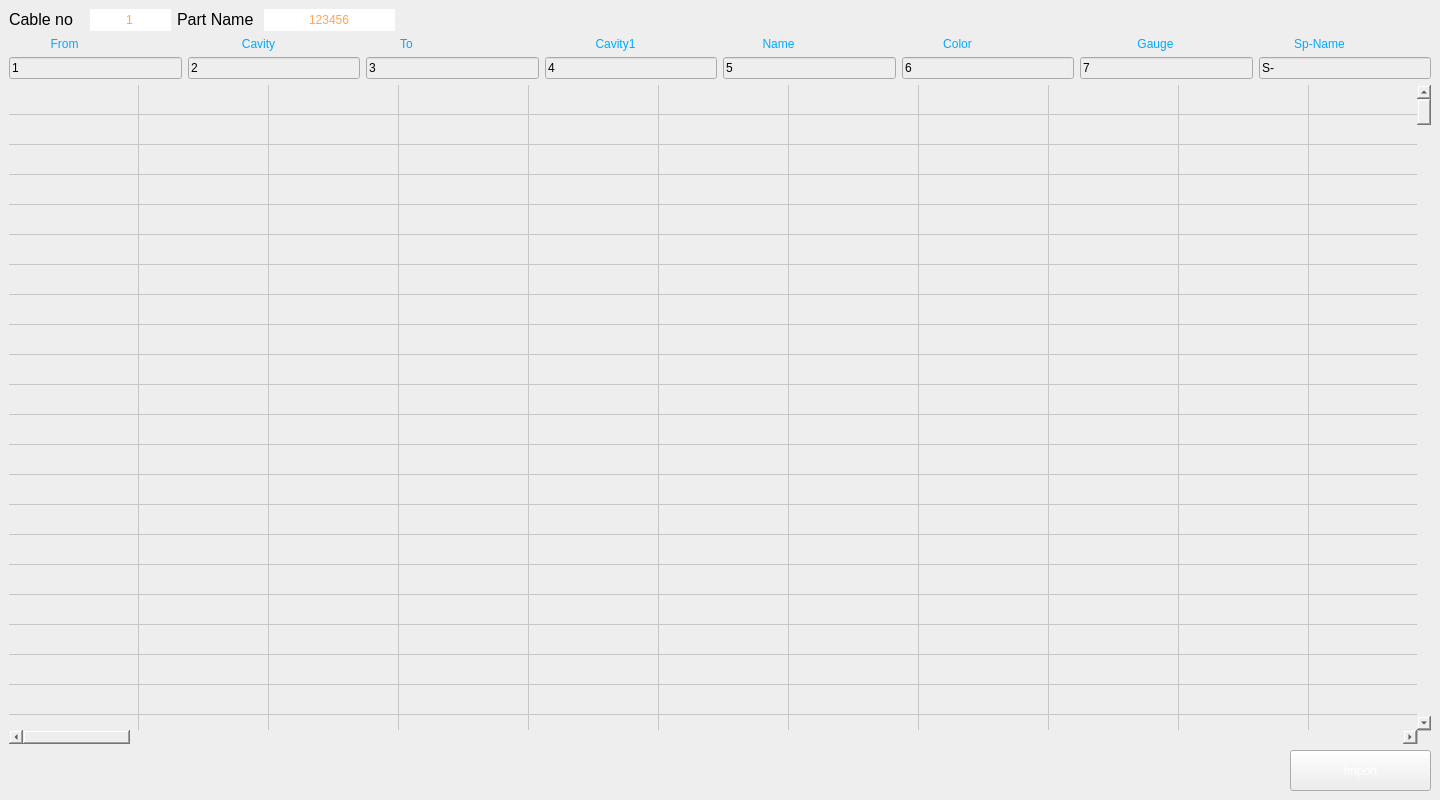
<?xml version="1.0" encoding="UTF-8"?>
<ui version="4.0">
 <class>MainWindow</class>
 <widget class="QMainWindow" name="MainWindow">
  <property name="geometry">
   <rect>
    <x>0</x>
    <y>0</y>
    <width>1440</width>
    <height>800</height>
   </rect>
  </property>
  <property name="windowTitle">
   <string>MainWindow</string>
  </property>
  <property name="styleSheet">
   <string notr="true">background-color: rgb(238, 238, 238);</string>
  </property>
  <widget class="QWidget" name="centralwidget">
   <layout class="QGridLayout" name="gridLayout">
    <item row="0" column="0">
     <layout class="QVBoxLayout" name="verticalLayout">
      <item>
       <layout class="QHBoxLayout" name="horizontalLayout_2">
        <item>
         <widget class="QLabel" name="label_9">
          <property name="minimumSize">
           <size>
            <width>75</width>
            <height>22</height>
           </size>
          </property>
          <property name="maximumSize">
           <size>
            <width>75</width>
            <height>39</height>
           </size>
          </property>
          <property name="styleSheet">
           <string notr="true">font: 14pt &quot;Roboto Condensed&quot;;</string>
          </property>
          <property name="text">
           <string>&lt;html&gt;&lt;head/&gt;&lt;body&gt;&lt;p&gt;&lt;span style=&quot; font-size:12pt;&quot;&gt;Cable no&lt;/span&gt;&lt;/p&gt;&lt;/body&gt;&lt;/html&gt;</string>
          </property>
         </widget>
        </item>
        <item>
         <widget class="QLineEdit" name="lineEdit_9">
          <property name="enabled">
           <bool>true</bool>
          </property>
          <property name="minimumSize">
           <size>
            <width>81</width>
            <height>21</height>
           </size>
          </property>
          <property name="maximumSize">
           <size>
            <width>81</width>
            <height>25</height>
           </size>
          </property>
          <property name="focusPolicy">
           <enum>Qt::ClickFocus</enum>
          </property>
          <property name="styleSheet">
           <string notr="true">border-radius: 1px;
font: 14pt &quot;Roboto Condensed&quot;;
background-color: rgbA(255, 255, 255,0);
color: rgb(255, 165, 83);</string>
          </property>
          <property name="text">
           <string>1</string>
          </property>
          <property name="alignment">
           <set>Qt::AlignCenter</set>
          </property>
          <property name="readOnly">
           <bool>true</bool>
          </property>
         </widget>
        </item>
        <item>
         <widget class="QLabel" name="label_10">
          <property name="minimumSize">
           <size>
            <width>81</width>
            <height>22</height>
           </size>
          </property>
          <property name="maximumSize">
           <size>
            <width>81</width>
            <height>39</height>
           </size>
          </property>
          <property name="styleSheet">
           <string notr="true">font: 14pt &quot;Roboto Condensed&quot;;</string>
          </property>
          <property name="text">
           <string>&lt;html&gt;&lt;head/&gt;&lt;body&gt;&lt;p&gt;&lt;span style=&quot; font-size:12pt;&quot;&gt;Part Name&lt;/span&gt;&lt;/p&gt;&lt;/body&gt;&lt;/html&gt;</string>
          </property>
         </widget>
        </item>
        <item>
         <widget class="QLineEdit" name="lineEdit_10">
          <property name="minimumSize">
           <size>
            <width>131</width>
            <height>21</height>
           </size>
          </property>
          <property name="maximumSize">
           <size>
            <width>131</width>
            <height>25</height>
           </size>
          </property>
          <property name="focusPolicy">
           <enum>Qt::ClickFocus</enum>
          </property>
          <property name="styleSheet">
           <string notr="true">border-radius: 1px;
font: 14pt &quot;Roboto Condensed&quot;;
background-color: rgbA(255, 255, 255,0);
color: rgb(255, 165, 83);</string>
          </property>
          <property name="text">
           <string>123456</string>
          </property>
          <property name="maxLength">
           <number>16</number>
          </property>
          <property name="alignment">
           <set>Qt::AlignCenter</set>
          </property>
          <property name="readOnly">
           <bool>true</bool>
          </property>
         </widget>
        </item>
        <item>
         <spacer name="horizontalSpacer_2">
          <property name="orientation">
           <enum>Qt::Horizontal</enum>
          </property>
          <property name="sizeType">
           <enum>QSizePolicy::Expanding</enum>
          </property>
          <property name="sizeHint" stdset="0">
           <size>
            <width>500</width>
            <height>20</height>
           </size>
          </property>
         </spacer>
        </item>
       </layout>
      </item>
      <item>
       <layout class="QHBoxLayout" name="horizontalLayout">
        <item>
         <layout class="QVBoxLayout" name="verticalLayout_3">
          <item>
           <widget class="QLabel" name="label">
            <property name="maximumSize">
             <size>
              <width>111</width>
              <height>41</height>
             </size>
            </property>
            <property name="styleSheet">
             <string notr="true">color: rgb(0, 170, 255);
font: 75 14pt &quot;Roboto [GOOG]&quot;;</string>
            </property>
            <property name="text">
             <string>From</string>
            </property>
            <property name="textFormat">
             <enum>Qt::AutoText</enum>
            </property>
            <property name="alignment">
             <set>Qt::AlignCenter</set>
            </property>
           </widget>
          </item>
          <item>
           <widget class="QLineEdit" name="lineEdit_2">
            <property name="text">
             <string>1</string>
            </property>
           </widget>
          </item>
         </layout>
        </item>
        <item>
         <layout class="QVBoxLayout" name="verticalLayout_4">
          <item>
           <widget class="QLabel" name="label_2">
            <property name="maximumSize">
             <size>
              <width>141</width>
              <height>41</height>
             </size>
            </property>
            <property name="styleSheet">
             <string notr="true">color: rgb(0, 170, 255);
font: 75 14pt &quot;Roboto [GOOG]&quot;;</string>
            </property>
            <property name="text">
             <string>Cavity</string>
            </property>
            <property name="textFormat">
             <enum>Qt::AutoText</enum>
            </property>
            <property name="alignment">
             <set>Qt::AlignCenter</set>
            </property>
           </widget>
          </item>
          <item>
           <widget class="QLineEdit" name="lineEdit">
            <property name="text">
             <string>2</string>
            </property>
           </widget>
          </item>
         </layout>
        </item>
        <item>
         <layout class="QVBoxLayout" name="verticalLayout_5">
          <item>
           <widget class="QLabel" name="label_3">
            <property name="maximumSize">
             <size>
              <width>81</width>
              <height>41</height>
             </size>
            </property>
            <property name="styleSheet">
             <string notr="true">color: rgb(0, 170, 255);
font: 75 14pt &quot;Roboto [GOOG]&quot;;</string>
            </property>
            <property name="text">
             <string>To</string>
            </property>
            <property name="textFormat">
             <enum>Qt::AutoText</enum>
            </property>
            <property name="alignment">
             <set>Qt::AlignCenter</set>
            </property>
           </widget>
          </item>
          <item>
           <widget class="QLineEdit" name="lineEdit_3">
            <property name="text">
             <string>3</string>
            </property>
           </widget>
          </item>
         </layout>
        </item>
        <item>
         <layout class="QVBoxLayout" name="verticalLayout_6">
          <item>
           <widget class="QLabel" name="label_4">
            <property name="maximumSize">
             <size>
              <width>141</width>
              <height>41</height>
             </size>
            </property>
            <property name="styleSheet">
             <string notr="true">color: rgb(0, 170, 255);
font: 75 14pt &quot;Roboto [GOOG]&quot;;</string>
            </property>
            <property name="text">
             <string>Cavity1</string>
            </property>
            <property name="textFormat">
             <enum>Qt::AutoText</enum>
            </property>
            <property name="alignment">
             <set>Qt::AlignCenter</set>
            </property>
           </widget>
          </item>
          <item>
           <widget class="QLineEdit" name="lineEdit_4">
            <property name="text">
             <string>4</string>
            </property>
           </widget>
          </item>
         </layout>
        </item>
        <item>
         <layout class="QVBoxLayout" name="verticalLayout_7">
          <item>
           <widget class="QLabel" name="label_5">
            <property name="maximumSize">
             <size>
              <width>111</width>
              <height>41</height>
             </size>
            </property>
            <property name="styleSheet">
             <string notr="true">color: rgb(0, 170, 255);
font: 75 14pt &quot;Roboto [GOOG]&quot;;</string>
            </property>
            <property name="text">
             <string>Name</string>
            </property>
            <property name="textFormat">
             <enum>Qt::AutoText</enum>
            </property>
            <property name="alignment">
             <set>Qt::AlignCenter</set>
            </property>
           </widget>
          </item>
          <item>
           <widget class="QLineEdit" name="lineEdit_5">
            <property name="text">
             <string>5</string>
            </property>
           </widget>
          </item>
         </layout>
        </item>
        <item>
         <layout class="QVBoxLayout" name="verticalLayout_8">
          <item>
           <widget class="QLabel" name="label_6">
            <property name="maximumSize">
             <size>
              <width>111</width>
              <height>41</height>
             </size>
            </property>
            <property name="styleSheet">
             <string notr="true">color: rgb(0, 170, 255);
font: 75 14pt &quot;Roboto [GOOG]&quot;;</string>
            </property>
            <property name="text">
             <string>Color</string>
            </property>
            <property name="textFormat">
             <enum>Qt::AutoText</enum>
            </property>
            <property name="alignment">
             <set>Qt::AlignCenter</set>
            </property>
           </widget>
          </item>
          <item>
           <widget class="QLineEdit" name="lineEdit_6">
            <property name="text">
             <string>6</string>
            </property>
           </widget>
          </item>
         </layout>
        </item>
        <item>
         <layout class="QVBoxLayout" name="verticalLayout_9">
          <item>
           <widget class="QLabel" name="label_7">
            <property name="maximumSize">
             <size>
              <width>151</width>
              <height>41</height>
             </size>
            </property>
            <property name="styleSheet">
             <string notr="true">color: rgb(0, 170, 255);
font: 75 14pt &quot;Roboto [GOOG]&quot;;</string>
            </property>
            <property name="text">
             <string>Gauge</string>
            </property>
            <property name="textFormat">
             <enum>Qt::AutoText</enum>
            </property>
            <property name="alignment">
             <set>Qt::AlignCenter</set>
            </property>
           </widget>
          </item>
          <item>
           <widget class="QLineEdit" name="lineEdit_7">
            <property name="text">
             <string>7</string>
            </property>
           </widget>
          </item>
         </layout>
        </item>
        <item>
         <layout class="QVBoxLayout" name="verticalLayout_10">
          <item>
           <widget class="QLabel" name="label_8">
            <property name="maximumSize">
             <size>
              <width>121</width>
              <height>41</height>
             </size>
            </property>
            <property name="styleSheet">
             <string notr="true">color: rgb(0, 170, 255);
font: 75 14pt &quot;Roboto [GOOG]&quot;;</string>
            </property>
            <property name="text">
             <string>Sp-Name</string>
            </property>
            <property name="textFormat">
             <enum>Qt::AutoText</enum>
            </property>
            <property name="alignment">
             <set>Qt::AlignCenter</set>
            </property>
           </widget>
          </item>
          <item>
           <widget class="QLineEdit" name="lineEdit_8">
            <property name="text">
             <string>S-</string>
            </property>
           </widget>
          </item>
         </layout>
        </item>
       </layout>
      </item>
      <item>
       <widget class="QTableWidget" name="hrn_table">
        <property name="enabled">
         <bool>true</bool>
        </property>
        <property name="focusPolicy">
         <enum>Qt::ClickFocus</enum>
        </property>
        <property name="styleSheet">
         <string notr="true">font: 25 16pt &quot;Roboto [GOOG]&quot;;</string>
        </property>
        <property name="frameShape">
         <enum>QFrame::NoFrame</enum>
        </property>
        <property name="frameShadow">
         <enum>QFrame::Plain</enum>
        </property>
        <property name="editTriggers">
         <set>QAbstractItemView::NoEditTriggers</set>
        </property>
        <property name="selectionMode">
         <enum>QAbstractItemView::SingleSelection</enum>
        </property>
        <property name="rowCount">
         <number>2048</number>
        </property>
        <property name="columnCount">
         <number>128</number>
        </property>
        <attribute name="horizontalHeaderVisible">
         <bool>false</bool>
        </attribute>
        <attribute name="horizontalHeaderDefaultSectionSize">
         <number>130</number>
        </attribute>
        <attribute name="verticalHeaderVisible">
         <bool>false</bool>
        </attribute>
        <row/>
        <row/>
        <row/>
        <row/>
        <row/>
        <row/>
        <row/>
        <row/>
        <row/>
        <row/>
        <row/>
        <row/>
        <row/>
        <row/>
        <row/>
        <row/>
        <row/>
        <row/>
        <row/>
        <row/>
        <row/>
        <row/>
        <row/>
        <row/>
        <row/>
        <row/>
        <row/>
        <row/>
        <row/>
        <row/>
        <row/>
        <row/>
        <row/>
        <row/>
        <row/>
        <row/>
        <row/>
        <row/>
        <row/>
        <row/>
        <row/>
        <row/>
        <row/>
        <row/>
        <row/>
        <row/>
        <row/>
        <row/>
        <row/>
        <row/>
        <row/>
        <row/>
        <row/>
        <row/>
        <row/>
        <row/>
        <row/>
        <row/>
        <row/>
        <row/>
        <row/>
        <row/>
        <row/>
        <row/>
        <row/>
        <row/>
        <row/>
        <row/>
        <row/>
        <row/>
        <row/>
        <row/>
        <row/>
        <row/>
        <row/>
        <row/>
        <row/>
        <row/>
        <row/>
        <row/>
        <row/>
        <row/>
        <row/>
        <row/>
        <row/>
        <row/>
        <row/>
        <row/>
        <row/>
        <row/>
        <row/>
        <row/>
        <row/>
        <row/>
        <row/>
        <row/>
        <row/>
        <row/>
        <row/>
        <row/>
        <row/>
        <row/>
        <row/>
        <row/>
        <row/>
        <row/>
        <row/>
        <row/>
        <row/>
        <row/>
        <row/>
        <row/>
        <row/>
        <row/>
        <row/>
        <row/>
        <row/>
        <row/>
        <row/>
        <row/>
        <row/>
        <row/>
        <row/>
        <row/>
        <row/>
        <row/>
        <row/>
        <row/>
        <row/>
        <row/>
        <row/>
        <row/>
        <row/>
        <row/>
        <row/>
        <row/>
        <row/>
        <row/>
        <row/>
        <row/>
        <row/>
        <row/>
        <row/>
        <row/>
        <row/>
        <row/>
        <row/>
        <row/>
        <row/>
        <row/>
        <row/>
        <row/>
        <row/>
        <row/>
        <row/>
        <row/>
        <row/>
        <row/>
        <row/>
        <row/>
        <row/>
        <row/>
        <row/>
        <row/>
        <row/>
        <row/>
        <row/>
        <row/>
        <row/>
        <row/>
        <row/>
        <row/>
        <row/>
        <row/>
        <row/>
        <row/>
        <row/>
        <row/>
        <row/>
        <row/>
        <row/>
        <row/>
        <row/>
        <row/>
        <row/>
        <row/>
        <row/>
        <row/>
        <row/>
        <row/>
        <row/>
        <row/>
        <row/>
        <row/>
        <row/>
        <row/>
        <row/>
        <row/>
        <row/>
        <row/>
        <row/>
        <row/>
        <row/>
        <row/>
        <row/>
        <row/>
        <row/>
        <row/>
        <row/>
        <row/>
        <row/>
        <row/>
        <row/>
        <row/>
        <row/>
        <row/>
        <row/>
        <row/>
        <row/>
        <row/>
        <row/>
        <row/>
        <row/>
        <row/>
        <row/>
        <row/>
        <row/>
        <row/>
        <row/>
        <row/>
        <row/>
        <row/>
        <row/>
        <row/>
        <row/>
        <row/>
        <row/>
        <row/>
        <row/>
        <row/>
        <row/>
        <row/>
        <row/>
        <row/>
        <row/>
        <row/>
        <row/>
        <row/>
        <row/>
        <row/>
        <row/>
        <row/>
        <row/>
        <row/>
        <row/>
        <row/>
        <row/>
        <row/>
        <row/>
        <row/>
        <row/>
        <row/>
        <row/>
        <row/>
        <row/>
        <row/>
        <row/>
        <row/>
        <row/>
        <row/>
        <row/>
        <row/>
        <row/>
        <row/>
        <row/>
        <row/>
        <row/>
        <row/>
        <row/>
        <row/>
        <row/>
        <row/>
        <row/>
        <row/>
        <row/>
        <row/>
        <row/>
        <row/>
        <row/>
        <row/>
        <row/>
        <row/>
        <row/>
        <row/>
        <row/>
        <row/>
        <row/>
        <row/>
        <row/>
        <row/>
        <row/>
        <row/>
        <row/>
        <row/>
        <row/>
        <row/>
        <row/>
        <row/>
        <row/>
        <row/>
        <row/>
        <row/>
        <row/>
        <row/>
        <row/>
        <row/>
        <row/>
        <row/>
        <row/>
        <row/>
        <row/>
        <row/>
        <row/>
        <row/>
        <row/>
        <row/>
        <row/>
        <row/>
        <row/>
        <row/>
        <row/>
        <row/>
        <row/>
        <row/>
        <row/>
        <row/>
        <row/>
        <row/>
        <row/>
        <row/>
        <row/>
        <row/>
        <row/>
        <row/>
        <row/>
        <row/>
        <row/>
        <row/>
        <row/>
        <row/>
        <row/>
        <row/>
        <row/>
        <row/>
        <row/>
        <row/>
        <row/>
        <row/>
        <row/>
        <row/>
        <row/>
        <row/>
        <row/>
        <row/>
        <row/>
        <row/>
        <row/>
        <row/>
        <row/>
        <row/>
        <row/>
        <row/>
        <row/>
        <row/>
        <row/>
        <row/>
        <row/>
        <row/>
        <row/>
        <row/>
        <row/>
        <row/>
        <row/>
        <row/>
        <row/>
        <row/>
        <row/>
        <row/>
        <row/>
        <row/>
        <row/>
        <row/>
        <row/>
        <row/>
        <row/>
        <row/>
        <row/>
        <row/>
        <row/>
        <row/>
        <row/>
        <row/>
        <row/>
        <row/>
        <row/>
        <row/>
        <row/>
        <row/>
        <row/>
        <row/>
        <row/>
        <row/>
        <row/>
        <row/>
        <row/>
        <row/>
        <row/>
        <row/>
        <row/>
        <row/>
        <row/>
        <row/>
        <row/>
        <row/>
        <row/>
        <row/>
        <row/>
        <row/>
        <row/>
        <row/>
        <row/>
        <row/>
        <row/>
        <row/>
        <row/>
        <row/>
        <row/>
        <row/>
        <row/>
        <row/>
        <row/>
        <row/>
        <row/>
        <row/>
        <row/>
        <row/>
        <row/>
        <row/>
        <row/>
        <row/>
        <row/>
        <row/>
        <row/>
        <row/>
        <row/>
        <row/>
        <row/>
        <row/>
        <row/>
        <row/>
        <row/>
        <row/>
        <row/>
        <row/>
        <row/>
        <row/>
        <row/>
        <row/>
        <row/>
        <row/>
        <row/>
        <row/>
        <row/>
        <row/>
        <row/>
        <row/>
        <row/>
        <row/>
        <row/>
        <row/>
        <row/>
        <row/>
        <row/>
        <row/>
        <row/>
        <row/>
        <row/>
        <row/>
        <row/>
        <row/>
        <row/>
        <row/>
        <row/>
        <row/>
        <row/>
        <row/>
        <row/>
        <row/>
        <row/>
        <row/>
        <row/>
        <row/>
        <row/>
        <row/>
        <row/>
        <row/>
        <row/>
        <row/>
        <row/>
        <row/>
        <row/>
        <row/>
        <row/>
        <row/>
        <row/>
        <row/>
        <row/>
        <row/>
        <row/>
        <row/>
        <row/>
        <row/>
        <row/>
        <row/>
        <row/>
        <row/>
        <row/>
        <row/>
        <row/>
        <row/>
        <row/>
        <row/>
        <row/>
        <row/>
        <row/>
        <row/>
        <row/>
        <row/>
        <row/>
        <row/>
        <row/>
        <row/>
        <row/>
        <row/>
        <row/>
        <row/>
        <row/>
        <row/>
        <row/>
        <row/>
        <row/>
        <row/>
        <row/>
        <row/>
        <row/>
        <row/>
        <row/>
        <row/>
        <row/>
        <row/>
        <row/>
        <row/>
        <row/>
        <row/>
        <row/>
        <row/>
        <row/>
        <row/>
        <row/>
        <row/>
        <row/>
        <row/>
        <row/>
        <row/>
        <row/>
        <row/>
        <row/>
        <row/>
        <row/>
        <row/>
        <row/>
        <row/>
        <row/>
        <row/>
        <row/>
        <row/>
        <row/>
        <row/>
        <row/>
        <row/>
        <row/>
        <row/>
        <row/>
        <row/>
        <row/>
        <row/>
        <row/>
        <row/>
        <row/>
        <row/>
        <row/>
        <row/>
        <row/>
        <row/>
        <row/>
        <row/>
        <row/>
        <row/>
        <row/>
        <row/>
        <row/>
        <row/>
        <row/>
        <row/>
        <row/>
        <row/>
        <row/>
        <row/>
        <row/>
        <row/>
        <row/>
        <row/>
        <row/>
        <row/>
        <row/>
        <row/>
        <row/>
        <row/>
        <row/>
        <row/>
        <row/>
        <row/>
        <row/>
        <row/>
        <row/>
        <row/>
        <row/>
        <row/>
        <row/>
        <row/>
        <row/>
        <row/>
        <row/>
        <row/>
        <row/>
        <row/>
        <row/>
        <row/>
        <row/>
        <row/>
        <row/>
        <row/>
        <row/>
        <row/>
        <row/>
        <row/>
        <row/>
        <row/>
        <row/>
        <row/>
        <row/>
        <row/>
        <row/>
        <row/>
        <row/>
        <row/>
        <row/>
        <row/>
        <row/>
        <row/>
        <row/>
        <row/>
        <row/>
        <row/>
        <row/>
        <row/>
        <row/>
        <row/>
        <row/>
        <row/>
        <row/>
        <row/>
        <row/>
        <row/>
        <row/>
        <row/>
        <row/>
        <row/>
        <row/>
        <row/>
        <row/>
        <row/>
        <row/>
        <row/>
        <row/>
        <row/>
        <row/>
        <row/>
        <row/>
        <row/>
        <row/>
        <row/>
        <row/>
        <row/>
        <row/>
        <row/>
        <row/>
        <row/>
        <row/>
        <row/>
        <row/>
        <row/>
        <row/>
        <row/>
        <row/>
        <row/>
        <row/>
        <row/>
        <row/>
        <row/>
        <row/>
        <row/>
        <row/>
        <row/>
        <row/>
        <row/>
        <row/>
        <row/>
        <row/>
        <row/>
        <row/>
        <row/>
        <row/>
        <row/>
        <row/>
        <row/>
        <row/>
        <row/>
        <row/>
        <row/>
        <row/>
        <row/>
        <row/>
        <row/>
        <row/>
        <row/>
        <row/>
        <row/>
        <row/>
        <row/>
        <row/>
        <row/>
        <row/>
        <row/>
        <row/>
        <row/>
        <row/>
        <row/>
        <row/>
        <row/>
        <row/>
        <row/>
        <row/>
        <row/>
        <row/>
        <row/>
        <row/>
        <row/>
        <row/>
        <row/>
        <row/>
        <row/>
        <row/>
        <row/>
        <row/>
        <row/>
        <row/>
        <row/>
        <row/>
        <row/>
        <row/>
        <row/>
        <row/>
        <row/>
        <row/>
        <row/>
        <row/>
        <row/>
        <row/>
        <row/>
        <row/>
        <row/>
        <row/>
        <row/>
        <row/>
        <row/>
        <row/>
        <row/>
        <row/>
        <row/>
        <row/>
        <row/>
        <row/>
        <row/>
        <row/>
        <row/>
        <row/>
        <row/>
        <row/>
        <row/>
        <row/>
        <row/>
        <row/>
        <row/>
        <row/>
        <row/>
        <row/>
        <row/>
        <row/>
        <row/>
        <row/>
        <row/>
        <row/>
        <row/>
        <row/>
        <row/>
        <row/>
        <row/>
        <row/>
        <row/>
        <row/>
        <row/>
        <row/>
        <row/>
        <row/>
        <row/>
        <row/>
        <row/>
        <row/>
        <row/>
        <row/>
        <row/>
        <row/>
        <row/>
        <row/>
        <row/>
        <row/>
        <row/>
        <row/>
        <row/>
        <row/>
        <row/>
        <row/>
        <row/>
        <row/>
        <row/>
        <row/>
        <row/>
        <row/>
        <row/>
        <row/>
        <row/>
        <row/>
        <row/>
        <row/>
        <row/>
        <row/>
        <row/>
        <row/>
        <row/>
        <row/>
        <row/>
        <row/>
        <row/>
        <row/>
        <row/>
        <row/>
        <row/>
        <row/>
        <row/>
        <row/>
        <row/>
        <row/>
        <row/>
        <row/>
        <row/>
        <row/>
        <row/>
        <row/>
        <row/>
        <row/>
        <row/>
        <row/>
        <row/>
        <row/>
        <row/>
        <row/>
        <row/>
        <row/>
        <row/>
        <row/>
        <row/>
        <row/>
        <row/>
        <row/>
        <row/>
        <row/>
        <row/>
        <row/>
        <row/>
        <row/>
        <row/>
        <row/>
        <row/>
        <row/>
        <row/>
        <row/>
        <row/>
        <row/>
        <row/>
        <row/>
        <row/>
        <row/>
        <row/>
        <row/>
        <row/>
        <row/>
        <row/>
        <row/>
        <row/>
        <row/>
        <row/>
        <row/>
        <row/>
        <row/>
        <row/>
        <row/>
        <row/>
        <row/>
        <row/>
        <row/>
        <row/>
        <row/>
        <row/>
        <row/>
        <row/>
        <row/>
        <row/>
        <row/>
        <row/>
        <row/>
        <row/>
        <row/>
        <row/>
        <row/>
        <row/>
        <row/>
        <row/>
        <row/>
        <row/>
        <row/>
        <row/>
        <row/>
        <row/>
        <row/>
        <row/>
        <row/>
        <row/>
        <row/>
        <row/>
        <row/>
        <row/>
        <row/>
        <row/>
        <row/>
        <row/>
        <row/>
        <row/>
        <row/>
        <row/>
        <row/>
        <row/>
        <row/>
        <row/>
        <row/>
        <row/>
        <row/>
        <row/>
        <row/>
        <row/>
        <row/>
        <row/>
        <row/>
        <row/>
        <row/>
        <row/>
        <row/>
        <row/>
        <row/>
        <row/>
        <row/>
        <row/>
        <row/>
        <row/>
        <row/>
        <row/>
        <row/>
        <row/>
        <row/>
        <row/>
        <row/>
        <row/>
        <row/>
        <row/>
        <row/>
        <row/>
        <row/>
        <row/>
        <row/>
        <row/>
        <row/>
        <row/>
        <row/>
        <row/>
        <row/>
        <row/>
        <row/>
        <row/>
        <row/>
        <row/>
        <row/>
        <row/>
        <row/>
        <row/>
        <row/>
        <row/>
        <row/>
        <row/>
        <row/>
        <row/>
        <row/>
        <row/>
        <row/>
        <row/>
        <row/>
        <row/>
        <row/>
        <row/>
        <row/>
        <row/>
        <row/>
        <row/>
        <row/>
        <row/>
        <row/>
        <row/>
        <row/>
        <row/>
        <row/>
        <row/>
        <row/>
        <row/>
        <row/>
        <row/>
        <row/>
        <row/>
        <row/>
        <row/>
        <row/>
        <row/>
        <row/>
        <row/>
        <row/>
        <row/>
        <row/>
        <row/>
        <row/>
        <row/>
        <row/>
        <row/>
        <row/>
        <row/>
        <row/>
        <row/>
        <row/>
        <row/>
        <row/>
        <row/>
        <row/>
        <row/>
        <row/>
        <row/>
        <row/>
        <row/>
        <row/>
        <row/>
        <row/>
        <row/>
        <row/>
        <row/>
        <row/>
        <row/>
        <row/>
        <row/>
        <row/>
        <row/>
        <row/>
        <row/>
        <row/>
        <row/>
        <row/>
        <row/>
        <row/>
        <row/>
        <row/>
        <row/>
        <row/>
        <row/>
        <row/>
        <row/>
        <row/>
        <row/>
        <row/>
        <row/>
        <row/>
        <row/>
        <row/>
        <row/>
        <row/>
        <row/>
        <row/>
        <row/>
        <row/>
        <row/>
        <row/>
        <row/>
        <row/>
        <row/>
        <row/>
        <row/>
        <row/>
        <row/>
        <row/>
        <row/>
        <row/>
        <row/>
        <row/>
        <row/>
        <row/>
        <row/>
        <row/>
        <row/>
        <row/>
        <row/>
        <row/>
        <row/>
        <row/>
        <row/>
        <row/>
        <row/>
        <row/>
        <row/>
        <row/>
        <row/>
        <row/>
        <row/>
        <row/>
        <row/>
        <row/>
        <row/>
        <row/>
        <row/>
        <row/>
        <row/>
        <row/>
        <row/>
        <row/>
        <row/>
        <row/>
        <row/>
        <row/>
        <row/>
        <row/>
        <row/>
        <row/>
        <row/>
        <row/>
        <row/>
        <row/>
        <row/>
        <row/>
        <row/>
        <row/>
        <row/>
        <row/>
        <row/>
        <row/>
        <row/>
        <row/>
        <row/>
        <row/>
        <row/>
        <row/>
        <row/>
        <row/>
        <row/>
        <row/>
        <row/>
        <row/>
        <row/>
        <row/>
        <row/>
        <row/>
        <row/>
        <row/>
        <row/>
        <row/>
        <row/>
        <row/>
        <row/>
        <row/>
        <row/>
        <row/>
        <row/>
        <row/>
        <row/>
        <row/>
        <row/>
        <row/>
        <row/>
        <row/>
        <row/>
        <row/>
        <row/>
        <row/>
        <row/>
        <row/>
        <row/>
        <row/>
        <row/>
        <row/>
        <row/>
        <row/>
        <row/>
        <row/>
        <row/>
        <row/>
        <row/>
        <row/>
        <row/>
        <row/>
        <row/>
        <row/>
        <row/>
        <row/>
        <row/>
        <row/>
        <row/>
        <row/>
        <row/>
        <row/>
        <row/>
        <row/>
        <row/>
        <row/>
        <row/>
        <row/>
        <row/>
        <row/>
        <row/>
        <row/>
        <row/>
        <row/>
        <row/>
        <row/>
        <row/>
        <row/>
        <row/>
        <row/>
        <row/>
        <row/>
        <row/>
        <row/>
        <row/>
        <row/>
        <row/>
        <row/>
        <row/>
        <row/>
        <row/>
        <row/>
        <row/>
        <row/>
        <row/>
        <row/>
        <row/>
        <row/>
        <row/>
        <row/>
        <row/>
        <row/>
        <row/>
        <row/>
        <row/>
        <row/>
        <row/>
        <row/>
        <row/>
        <row/>
        <row/>
        <row/>
        <row/>
        <row/>
        <row/>
        <row/>
        <row/>
        <row/>
        <row/>
        <row/>
        <row/>
        <row/>
        <row/>
        <row/>
        <row/>
        <row/>
        <row/>
        <row/>
        <row/>
        <row/>
        <row/>
        <row/>
        <row/>
        <row/>
        <row/>
        <row/>
        <row/>
        <row/>
        <row/>
        <row/>
        <row/>
        <row/>
        <row/>
        <row/>
        <row/>
        <row/>
        <row/>
        <row/>
        <row/>
        <row/>
        <row/>
        <row/>
        <row/>
        <row/>
        <row/>
        <row/>
        <row/>
        <row/>
        <row/>
        <row/>
        <row/>
        <row/>
        <row/>
        <row/>
        <row/>
        <row/>
        <row/>
        <row/>
        <row/>
        <row/>
        <row/>
        <row/>
        <row/>
        <row/>
        <row/>
        <row/>
        <row/>
        <row/>
        <row/>
        <row/>
        <row/>
        <row/>
        <row/>
        <row/>
        <row/>
        <row/>
        <row/>
        <row/>
        <row/>
        <row/>
        <row/>
        <row/>
        <row/>
        <row/>
        <row/>
        <row/>
        <row/>
        <row/>
        <row/>
        <row/>
        <row/>
        <row/>
        <row/>
        <row/>
        <row/>
        <row/>
        <row/>
        <row/>
        <row/>
        <row/>
        <row/>
        <row/>
        <row/>
        <row/>
        <row/>
        <row/>
        <row/>
        <row/>
        <row/>
        <row/>
        <row/>
        <row/>
        <row/>
        <row/>
        <row/>
        <row/>
        <row/>
        <row/>
        <row/>
        <row/>
        <row/>
        <row/>
        <row/>
        <row/>
        <row/>
        <row/>
        <row/>
        <row/>
        <row/>
        <row/>
        <row/>
        <row/>
        <row/>
        <row/>
        <row/>
        <row/>
        <row/>
        <row/>
        <row/>
        <row/>
        <row/>
        <row/>
        <row/>
        <row/>
        <row/>
        <row/>
        <row/>
        <row/>
        <row/>
        <row/>
        <row/>
        <row/>
        <row/>
        <row/>
        <row/>
        <row/>
        <row/>
        <row/>
        <row/>
        <row/>
        <row/>
        <row/>
        <row/>
        <row/>
        <row/>
        <row/>
        <row/>
        <row/>
        <row/>
        <row/>
        <row/>
        <row/>
        <row/>
        <row/>
        <row/>
        <row/>
        <row/>
        <row/>
        <row/>
        <row/>
        <row/>
        <row/>
        <row/>
        <row/>
        <row/>
        <row/>
        <row/>
        <row/>
        <row/>
        <row/>
        <row/>
        <row/>
        <row/>
        <row/>
        <row/>
        <row/>
        <row/>
        <row/>
        <row/>
        <row/>
        <row/>
        <row/>
        <row/>
        <row/>
        <row/>
        <row/>
        <row/>
        <row/>
        <row/>
        <row/>
        <row/>
        <row/>
        <row/>
        <row/>
        <row/>
        <row/>
        <row/>
        <row/>
        <row/>
        <row/>
        <row/>
        <row/>
        <row/>
        <row/>
        <row/>
        <row/>
        <row/>
        <row/>
        <row/>
        <row/>
        <row/>
        <row/>
        <row/>
        <row/>
        <row/>
        <row/>
        <row/>
        <row/>
        <row/>
        <row/>
        <row/>
        <row/>
        <row/>
        <row/>
        <row/>
        <row/>
        <row/>
        <row/>
        <row/>
        <row/>
        <row/>
        <row/>
        <row/>
        <row/>
        <row/>
        <row/>
        <row/>
        <row/>
        <row/>
        <row/>
        <row/>
        <row/>
        <row/>
        <row/>
        <row/>
        <row/>
        <row/>
        <row/>
        <row/>
        <row/>
        <row/>
        <row/>
        <row/>
        <row/>
        <row/>
        <row/>
        <row/>
        <row/>
        <row/>
        <row/>
        <row/>
        <row/>
        <row/>
        <row/>
        <row/>
        <row/>
        <row/>
        <row/>
        <row/>
        <row/>
        <row/>
        <row/>
        <row/>
        <row/>
        <row/>
        <row/>
        <row/>
        <row/>
        <row/>
        <row/>
        <row/>
        <row/>
        <row/>
        <row/>
        <row/>
        <row/>
        <row/>
        <row/>
        <row/>
        <row/>
        <row/>
        <row/>
        <row/>
        <row/>
        <row/>
        <row/>
        <row/>
        <row/>
        <row/>
        <row/>
        <row/>
        <row/>
        <row/>
        <row/>
        <row/>
        <row/>
        <row/>
        <row/>
        <row/>
        <row/>
        <row/>
        <row/>
        <row/>
        <row/>
        <row/>
        <row/>
        <row/>
        <row/>
        <row/>
        <row/>
        <row/>
        <row/>
        <row/>
        <row/>
        <row/>
        <row/>
        <row/>
        <row/>
        <row/>
        <row/>
        <row/>
        <row/>
        <row/>
        <row/>
        <row/>
        <row/>
        <row/>
        <row/>
        <row/>
        <row/>
        <row/>
        <row/>
        <row/>
        <row/>
        <row/>
        <row/>
        <row/>
        <row/>
        <row/>
        <row/>
        <row/>
        <row/>
        <row/>
        <row/>
        <row/>
        <row/>
        <row/>
        <row/>
        <row/>
        <row/>
        <row/>
        <row/>
        <row/>
        <row/>
        <row/>
        <row/>
        <row/>
        <row/>
        <row/>
        <row/>
        <row/>
        <row/>
        <row/>
        <row/>
        <row/>
        <row/>
        <row/>
        <row/>
        <row/>
        <row/>
        <row/>
        <row/>
        <row/>
        <row/>
        <row/>
        <row/>
        <row/>
        <row/>
        <row/>
        <row/>
        <row/>
        <row/>
        <row/>
        <row/>
        <row/>
        <row/>
        <row/>
        <row/>
        <row/>
        <row/>
        <row/>
        <row/>
        <row/>
        <row/>
        <row/>
        <row/>
        <row/>
        <row/>
        <row/>
        <row/>
        <row/>
        <row/>
        <row/>
        <row/>
        <row/>
        <row/>
        <row/>
        <row/>
        <row/>
        <row/>
        <row/>
        <row/>
        <row/>
        <row/>
        <row/>
        <row/>
        <row/>
        <row/>
        <row/>
        <row/>
        <row/>
        <row/>
        <row/>
        <row/>
        <row/>
        <row/>
        <row/>
        <row/>
        <row/>
        <row/>
        <row/>
        <row/>
        <row/>
        <row/>
        <row/>
        <row/>
        <row/>
        <row/>
        <row/>
        <row/>
        <row/>
        <row/>
        <row/>
        <row/>
        <row/>
        <row/>
        <row/>
        <row/>
        <row/>
        <row/>
        <row/>
        <row/>
        <row/>
        <row/>
        <row/>
        <row/>
        <row/>
        <row/>
        <row/>
        <row/>
        <row/>
        <row/>
        <row/>
        <row/>
        <row/>
        <row/>
        <row/>
        <row/>
        <row/>
        <row/>
        <row/>
        <row/>
        <row/>
        <row/>
        <row/>
        <row/>
        <row/>
        <row/>
        <row/>
        <row/>
        <row/>
        <row/>
        <row/>
        <row/>
        <row/>
        <row/>
        <row/>
        <row/>
        <row/>
        <row/>
        <row/>
        <row/>
        <row/>
        <row/>
        <row/>
        <row/>
        <row/>
        <row/>
        <row/>
        <row/>
        <row/>
        <row/>
        <row/>
        <row/>
        <row/>
        <row/>
        <row/>
        <row/>
        <row/>
        <row/>
        <row/>
        <row/>
        <row/>
        <row/>
        <row/>
        <row/>
        <row/>
        <row/>
        <row/>
        <row/>
        <row/>
        <row/>
        <row/>
        <row/>
        <row/>
        <row/>
        <row/>
        <row/>
        <row/>
        <row/>
        <row/>
        <row/>
        <row/>
        <row/>
        <row/>
        <row/>
        <row/>
        <row/>
        <row/>
        <row/>
        <row/>
        <row/>
        <row/>
        <row/>
        <row/>
        <row/>
        <row/>
        <row/>
        <row/>
        <row/>
        <row/>
        <row/>
        <row/>
        <row/>
        <row/>
        <row/>
        <row/>
        <row/>
        <row/>
        <row/>
        <row/>
        <row/>
        <row/>
        <row/>
        <row/>
        <row/>
        <row/>
        <row/>
        <row/>
        <row/>
        <row/>
        <row/>
        <row/>
        <row/>
        <row/>
        <row/>
        <row/>
        <row/>
        <row/>
        <row/>
        <row/>
        <row/>
        <row/>
        <row/>
        <row/>
        <row/>
        <row/>
        <row/>
        <row/>
        <row/>
        <row/>
        <row/>
        <row/>
        <row/>
        <row/>
        <row/>
        <row/>
        <row/>
        <row/>
        <row/>
        <row/>
        <row/>
        <row/>
        <row/>
        <row/>
        <row/>
        <row/>
        <row/>
        <row/>
        <row/>
        <row/>
        <row/>
        <row/>
        <row/>
        <row/>
        <row/>
        <row/>
        <row/>
        <row/>
        <row/>
        <row/>
        <row/>
        <row/>
        <row/>
        <row/>
        <row/>
        <row/>
        <row/>
        <row/>
        <row/>
        <row/>
        <row/>
        <row/>
        <row/>
        <row/>
        <row/>
        <row/>
        <row/>
        <row/>
        <row/>
        <row/>
        <row/>
        <row/>
        <row/>
        <row/>
        <row/>
        <row/>
        <row/>
        <row/>
        <row/>
        <row/>
        <row/>
        <row/>
        <row/>
        <row/>
        <row/>
        <row/>
        <row/>
        <row/>
        <row/>
        <row/>
        <row/>
        <row/>
        <row/>
        <row/>
        <row/>
        <row/>
        <row/>
        <row/>
        <row/>
        <row/>
        <row/>
        <row/>
        <row/>
        <row/>
        <row/>
        <row/>
        <row/>
        <row/>
        <row/>
        <row/>
        <row/>
        <row/>
        <row/>
        <row/>
        <row/>
        <row/>
        <row/>
        <row/>
        <row/>
        <row/>
        <row/>
        <row/>
        <row/>
        <row/>
        <row/>
        <row/>
        <row/>
        <row/>
        <row/>
        <row/>
        <row/>
        <row/>
        <row/>
        <row/>
        <row/>
        <row/>
        <row/>
        <row/>
        <column/>
        <column/>
        <column/>
        <column/>
        <column/>
        <column/>
        <column/>
        <column/>
        <column/>
        <column/>
        <column/>
        <column/>
        <column/>
        <column/>
        <column/>
        <column/>
        <column/>
        <column/>
        <column/>
        <column/>
        <column/>
        <column/>
        <column/>
        <column/>
        <column/>
        <column/>
        <column/>
        <column/>
        <column/>
        <column/>
        <column/>
        <column/>
        <column/>
        <column/>
        <column/>
        <column/>
        <column/>
        <column/>
        <column/>
        <column/>
        <column/>
        <column/>
        <column/>
        <column/>
        <column/>
        <column/>
        <column/>
        <column/>
        <column/>
        <column/>
        <column/>
        <column/>
        <column/>
        <column/>
        <column/>
        <column/>
        <column/>
        <column/>
        <column/>
        <column/>
        <column/>
        <column/>
        <column/>
        <column/>
        <column/>
        <column/>
        <column/>
        <column/>
        <column/>
        <column/>
        <column/>
        <column/>
        <column/>
        <column/>
        <column/>
        <column/>
        <column/>
        <column/>
        <column/>
        <column/>
        <column/>
        <column/>
        <column/>
        <column/>
        <column/>
        <column/>
        <column/>
        <column/>
        <column/>
        <column/>
        <column/>
        <column/>
        <column/>
        <column/>
        <column/>
        <column/>
        <column/>
        <column/>
        <column/>
        <column/>
        <column/>
        <column/>
        <column/>
        <column/>
        <column/>
        <column/>
        <column/>
        <column/>
        <column/>
        <column/>
        <column/>
        <column/>
        <column/>
        <column/>
        <column/>
        <column/>
        <column/>
        <column/>
        <column/>
        <column/>
        <column/>
        <column/>
        <column/>
        <column/>
        <column/>
        <column/>
        <column/>
        <column/>
       </widget>
      </item>
      <item>
       <layout class="QHBoxLayout" name="horizontalLayout_3">
        <item>
         <spacer name="horizontalSpacer">
          <property name="orientation">
           <enum>Qt::Horizontal</enum>
          </property>
          <property name="sizeHint" stdset="0">
           <size>
            <width>40</width>
            <height>20</height>
           </size>
          </property>
         </spacer>
        </item>
        <item>
         <widget class="QPushButton" name="pushButton">
          <property name="minimumSize">
           <size>
            <width>141</width>
            <height>41</height>
           </size>
          </property>
          <property name="maximumSize">
           <size>
            <width>141</width>
            <height>41</height>
           </size>
          </property>
          <property name="styleSheet">
           <string notr="true">border-image: url(:/images/final_assets/Main_Btn/btn_normal.png);
font: 14pt &quot;Roboto Condensed&quot;;

color: rgb(255, 255, 255);</string>
          </property>
          <property name="text">
           <string>Import</string>
          </property>
         </widget>
        </item>
       </layout>
      </item>
     </layout>
    </item>
   </layout>
  </widget>
 </widget>
 <resources>
  <include location="resource.qrc"/>
 </resources>
 <connections/>
</ui>
